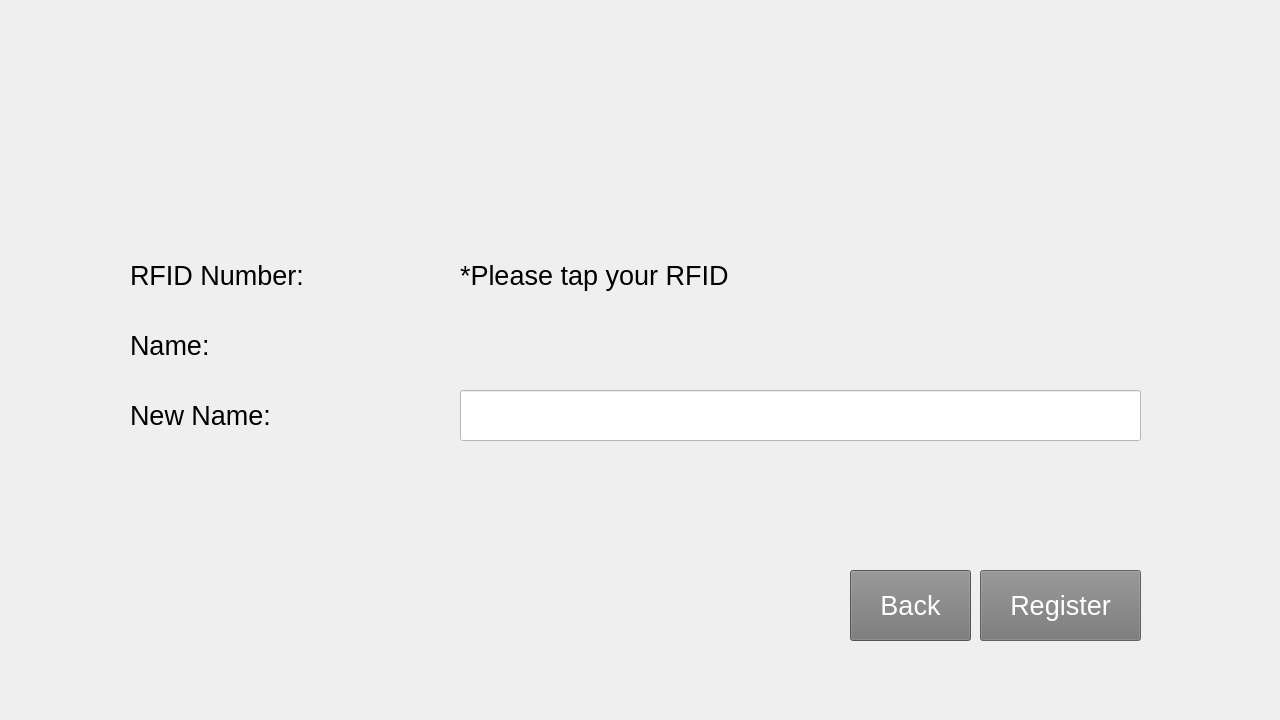
<?xml version="1.0" encoding="UTF-8"?>
<ui version="4.0">
 <class>MainWindow</class>
 <widget class="QMainWindow" name="MainWindow">
  <property name="geometry">
   <rect>
    <x>0</x>
    <y>0</y>
    <width>1280</width>
    <height>720</height>
   </rect>
  </property>
  <property name="font">
   <font>
    <pointsize>20</pointsize>
   </font>
  </property>
  <property name="windowTitle">
   <string>Faculty Managing System</string>
  </property>
  <property name="autoFillBackground">
   <bool>false</bool>
  </property>
  <property name="styleSheet">
   <string notr="true">font: 20pt &quot;MS Shell Dlg 2&quot;;</string>
  </property>
  <property name="documentMode">
   <bool>false</bool>
  </property>
  <widget class="QWidget" name="centralwidget">
   <widget class="QPushButton" name="pushButtonRegister">
    <property name="enabled">
     <bool>false</bool>
    </property>
    <property name="geometry">
     <rect>
      <x>980</x>
      <y>570</y>
      <width>161</width>
      <height>71</height>
     </rect>
    </property>
    <property name="font">
     <font>
      <pointsize>20</pointsize>
     </font>
    </property>
    <property name="styleSheet">
     <string notr="true">background-color: rgb(117, 117, 117);
color: rgb(255, 255, 255);</string>
    </property>
    <property name="text">
     <string>Register</string>
    </property>
   </widget>
   <widget class="QLabel" name="label_2">
    <property name="geometry">
     <rect>
      <x>130</x>
      <y>390</y>
      <width>191</width>
      <height>51</height>
     </rect>
    </property>
    <property name="text">
     <string>New Name:</string>
    </property>
   </widget>
   <widget class="QLineEdit" name="lineEditName">
    <property name="enabled">
     <bool>false</bool>
    </property>
    <property name="geometry">
     <rect>
      <x>460</x>
      <y>390</y>
      <width>681</width>
      <height>51</height>
     </rect>
    </property>
    <property name="styleSheet">
     <string notr="true">background-color: rgb(255, 255, 255);
font: 20pt &quot;MS Shell Dlg 2&quot;;</string>
    </property>
   </widget>
   <widget class="QPushButton" name="pushButtonBack">
    <property name="geometry">
     <rect>
      <x>850</x>
      <y>570</y>
      <width>121</width>
      <height>71</height>
     </rect>
    </property>
    <property name="font">
     <font>
      <pointsize>20</pointsize>
     </font>
    </property>
    <property name="styleSheet">
     <string notr="true">background-color: rgb(117, 117, 117);
color: rgb(255, 255, 255);</string>
    </property>
    <property name="text">
     <string>Back</string>
    </property>
   </widget>
   <widget class="QLabel" name="label_3">
    <property name="geometry">
     <rect>
      <x>130</x>
      <y>250</y>
      <width>261</width>
      <height>51</height>
     </rect>
    </property>
    <property name="autoFillBackground">
     <bool>false</bool>
    </property>
    <property name="text">
     <string>RFID Number:</string>
    </property>
   </widget>
   <widget class="QLabel" name="labelRFID">
    <property name="geometry">
     <rect>
      <x>460</x>
      <y>250</y>
      <width>681</width>
      <height>51</height>
     </rect>
    </property>
    <property name="text">
     <string>*Please tap your RFID</string>
    </property>
   </widget>
   <widget class="QLabel" name="labelStatus1">
    <property name="geometry">
     <rect>
      <x>130</x>
      <y>470</y>
      <width>1011</width>
      <height>81</height>
     </rect>
    </property>
    <property name="styleSheet">
     <string notr="true">color: rgb(255, 0, 0);</string>
    </property>
    <property name="text">
     <string/>
    </property>
    <property name="scaledContents">
     <bool>false</bool>
    </property>
    <property name="alignment">
     <set>Qt::AlignCenter</set>
    </property>
    <property name="wordWrap">
     <bool>true</bool>
    </property>
   </widget>
   <widget class="QLabel" name="label_5">
    <property name="geometry">
     <rect>
      <x>0</x>
      <y>0</y>
      <width>1280</width>
      <height>720</height>
     </rect>
    </property>
    <property name="autoFillBackground">
     <bool>false</bool>
    </property>
    <property name="text">
     <string/>
    </property>
    <property name="pixmap">
     <pixmap>background.jpeg</pixmap>
    </property>
    <property name="scaledContents">
     <bool>true</bool>
    </property>
   </widget>
   <widget class="QLabel" name="label_4">
    <property name="geometry">
     <rect>
      <x>130</x>
      <y>320</y>
      <width>191</width>
      <height>51</height>
     </rect>
    </property>
    <property name="text">
     <string>Name:</string>
    </property>
   </widget>
   <widget class="QLabel" name="labelOldName">
    <property name="geometry">
     <rect>
      <x>460</x>
      <y>320</y>
      <width>681</width>
      <height>51</height>
     </rect>
    </property>
    <property name="text">
     <string/>
    </property>
   </widget>
   <zorder>label_5</zorder>
   <zorder>pushButtonRegister</zorder>
   <zorder>label_2</zorder>
   <zorder>lineEditName</zorder>
   <zorder>pushButtonBack</zorder>
   <zorder>label_3</zorder>
   <zorder>labelRFID</zorder>
   <zorder>labelStatus1</zorder>
   <zorder>label_4</zorder>
   <zorder>labelOldName</zorder>
  </widget>
 </widget>
 <tabstops>
  <tabstop>lineEditName</tabstop>
  <tabstop>pushButtonRegister</tabstop>
 </tabstops>
 <resources/>
 <connections/>
</ui>
